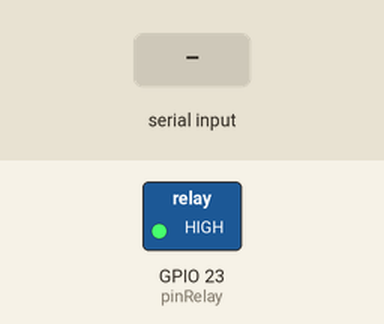
The sketch below on a simulated ESP32. On the bench: switched loads named in the sketch (green lamp = pin HIGH). The inputs (shaded band) are chosen by the test bench.

Above: at 1.2 s.
1.3 s: "X" received over Serial
At 2.1 s:
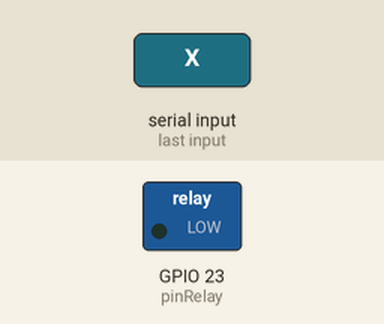
2.8 s: "Y" received over Serial
At 3.3 s:
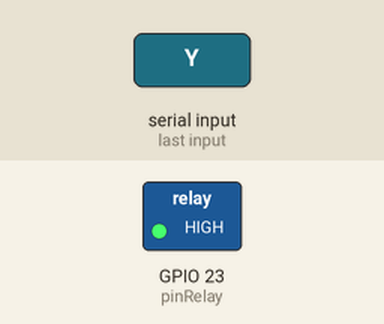
Timing chart, 0 to 5.8 s (numbered marks = the images above; inputs shaded):
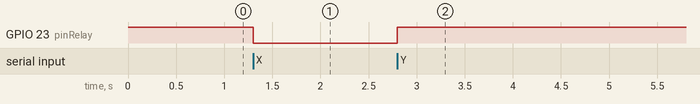

The sketch:

Desktop_Relay_Control.ino
```cpp
//Using ESP32 Board Model
//Output Relay Using Normally Closed

#define pinRelay 23
char data;

void setup() {
  // put your setup code here, to run once:
Serial.begin(9600);
pinMode(pinRelay, OUTPUT);
digitalWrite(pinRelay, HIGH);
}

void sistemSerial()
{
  while(Serial.available()>0)
  {
    data = Serial.read();
    if(data == 'X')
    {
      digitalWrite(pinRelay, LOW);
    }
    else if(data == 'Y')
    {
      digitalWrite(pinRelay, HIGH);
    }
  }
}

void loop() {
  // put your main code here, to run repeatedly:
sistemSerial();
}
```

Measured:
- after the input at 1.3 s, GPIO 23 (pinRelay): HIGH → LOW at once
- after the input at 2.8 s, GPIO 23 (pinRelay): LOW → HIGH at once
